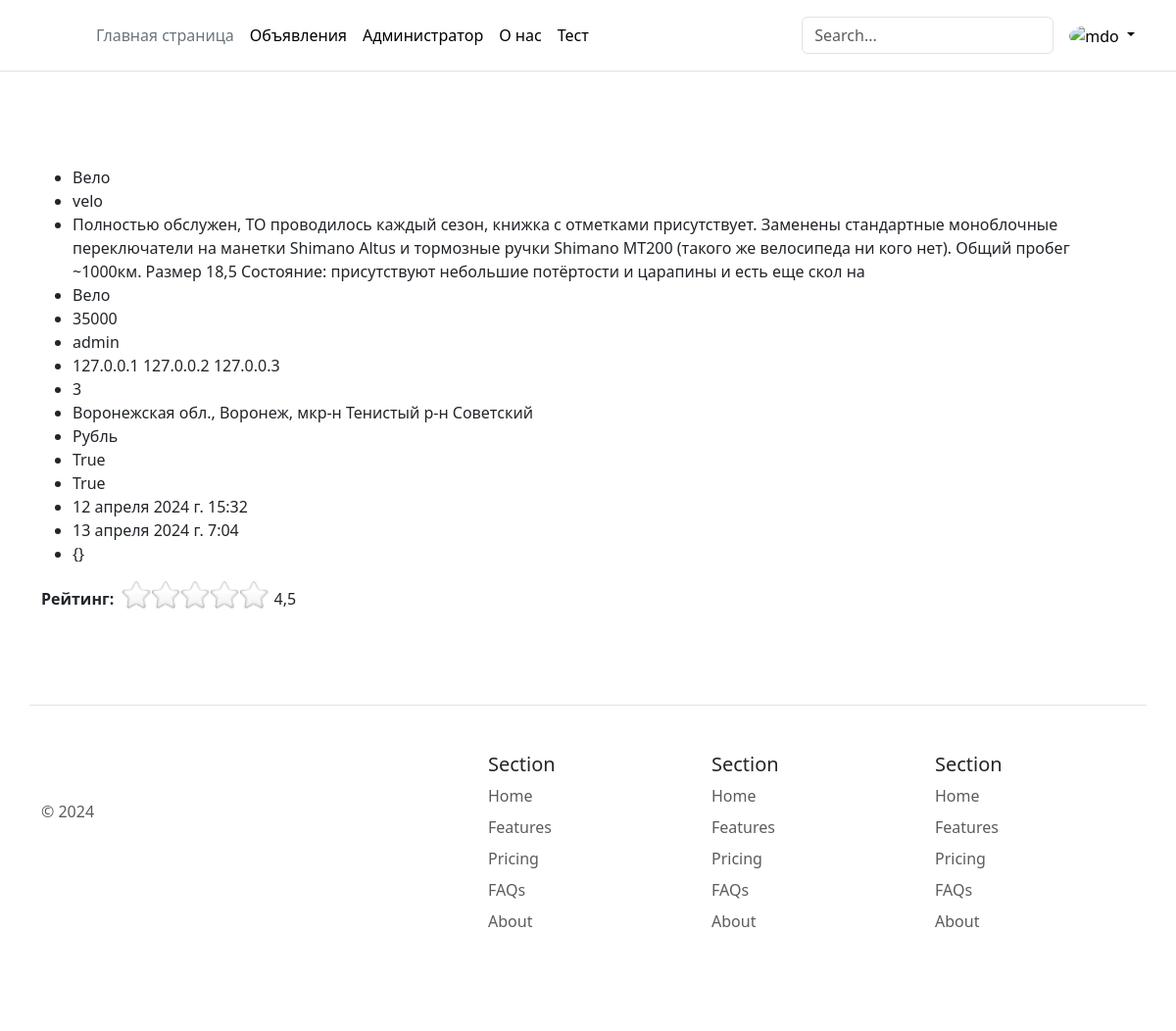
The page /products/2 (signed in) on the database its author committed.
### products/models.py (models this page shows, shortened)
class Card(models.Model):
    title = models.CharField(
        max_length=200,
        verbose_name="Заглавие",
        help_text="Укажите название продукта"
    )
    slug = models.SlugField(
        unique=True,
        verbose_name="Название",
        help_text="Укажите название латиницей"
    )
    description = models.TextField(
        verbose_name="Название",
        help_text="Укажите описание группы"
    )
    category = TreeForeignKey(
        'Category',
        on_delete=models.PROTECT,
        related_name='posts',
        verbose_name='Категория'
    )
    price = models.DecimalField(
        verbose_name='Стоимость',
        help_text = "Укажите стоимость продукта",
        max_digits=30,
        decimal_places=0,
        blank=True,
        null=True
    )
    author = models.ForeignKey(
        User,
        on_delete=models.PROTECT,
        related_name='posts',
        verbose_name='Автор',
        help_text="Автор поста"
    )
    number_of_views = models.ManyToManyField(
        Ip,
        related_name="card_views",
        blank=True,
        verbose_name="Просмотр",
        help_text="IP адрес, который просмотрел карточку товара"
    )
    address = models.CharField(
        max_length=200,
        verbose_name="Адрес",
        help_text="Укажите адрес, где находиться продукт"
    )
    currency = models.ForeignKey(
        Сurrency,
        on_delete=models.PROTECT,
        blank=True,
        null=True,
        related_name='currency',
        verbose_name='Валюта',
        help_text="Валюта продукта"
    )
    published = models.BooleanField(
        default=False,
        verbose_name='Флаг публикации',
        help_text="Опубликован продукт или нет"
    )
    moderation = models.BooleanField(
        default=False,
        verbose_name='Флаг публикации(модерации)',
        help_text="Публикуем ли объявление или нет"
    )
    pub_date = models.DateTimeField(
        verbose_name='Создано',
        auto_now_add=True
    )
    pub_date_now = models.DateTimeField(
        verbose_name='Обновлено',
        auto_now=True
    )
    meta = models.CharField(
        max_length=1024,
        verbose_name="Мета",
        help_text="Мета JSON"
    )
    class Meta:
        verbose_name = "Продукт"
        verbose_name_plural = "Продукты"

class Category(MPTTModel):
    title = models.CharField(
        max_length=50,
        unique=True,
        verbose_name='Название'
    )
    parent = TreeForeignKey(
        'self',
        on_delete=models.PROTECT,
        null=True,
        blank=True,
        related_name='children',
        db_index=True,
        verbose_name='Родительская категория'
    )
    slug = models.SlugField(
        verbose_name="Название категории",
        help_text="Укажите название латиницей"
    )
    pub_date = models.DateTimeField(
        verbose_name='Создано',
        auto_now_add=True
    )
    pub_date_now = models.DateTimeField(
        verbose_name='Обновлено',
        auto_now=True
    )
    class MPTTMeta:
        order_insertion_by = ['title']
    def __str__(self):
        return self.title
    class Meta:
        unique_together = [['parent', 'slug']]
        verbose_name = 'Категория'
        verbose_name_plural = 'Категории'

class Ip(models.Model):
    ip = models.CharField(max_length=15)
    pub_date = models.DateTimeField(
        verbose_name='Создано',
        auto_now_add=True
    )
    pub_date_now = models.DateTimeField(
        verbose_name='Обновлено',
        auto_now=True
    )
    def __str__(self):
        return self.ip
    class Meta:
        verbose_name = "IP адресс"
        verbose_name_plural = "IP адреса"

class Сurrency(models.Model):
    name_currency = models.CharField(
        max_length=200,
        verbose_name="Название валюты",
        help_text="Укажите название валюты"
    )
    char_currency = models.CharField(
        max_length=10,
        verbose_name="Символ валюты",
        help_text="Укажите значок валюты символом"
    )
    currency_image = models.ImageField(
        verbose_name='Картинка валюты',
        help_text="Указжите картинку валюты",
        upload_to='currency_image/',
        blank=True,
        null=True
    )
    pub_date = models.DateTimeField(
        verbose_name='Создано',
        auto_now_add=True
    )
    pub_date_now = models.DateTimeField(
        verbose_name='Обновлено',
        auto_now=True
    )
    def __str__(self):
        return self.name_currency
    class Meta:
        verbose_name = "Валюта"
        verbose_name_plural = "Валюты"

### products/views.py (the view)
# urls.py: path('products/', include('products.urls', namespace='products')),
def products(request, pk):
    card = get_object_or_404(Card, pk=pk)
    ratings = Rating.objects.filter(card=pk)
    rating_list = [rating.star.value for rating in ratings]
    ip = get_client_ip(request)
    if Ip.objects.filter(ip=ip).exists():
        card.number_of_views.add(Ip.objects.get(ip=ip))
    else:
        Ip.objects.create(ip=ip)
        card.number_of_views.add(Ip.objects.get(ip=ip))
    user = User.objects.get(username=request.user.username)
    author = User.objects.get(username=card.author.username)
    follow_list = Follow.objects.filter(user=user, author=author)
    favourites_list = Favourites.objects.filter(user=user, card=pk)
    if follow_list:
        follow_bool = follow_list[0].flag
    else:
        follow_bool = False
    if favourites_list:
        favourites_bool = favourites_list[0].flag
    else:
        favourites_bool = False
    if rating_list:
        rating = sum(rating_list) / len(rating_list)
    else:
        rating = 0
    context = {
        'card': card,
        'number': pk,
        'star_form': RatingForm(),
        'rating': rating,
        'follow_bool': follow_bool,
        'follow_displays': True if request.user.username != card.author.username else False,
        'favourites_bool': favourites_bool
    }
    return render(request, 'products/products.html', context)

### products/forms.py
class RatingForm(forms.ModelForm):
    star = forms.ModelChoiceField(
        queryset=RatingStar.objects.all(),
        widget=forms.RadioSelect(),
        empty_label=None
    )
    class Meta:
        model = Rating
        fields = ("star",)

### products/models.py (called while the page is built)
    def __str__(self):
        return f'{self.value}'

### products/views.py (called while the page is built)
def get_client_ip(request):
    x_forwarded_for = request.META.get('HTTP_X_FORWARDED_FOR')
    if x_forwarded_for:
        ip = x_forwarded_for.split(',')[0]
    else:
        ip = request.META.get('REMOTE_ADDR')
    return ip

### templates/products/products.html (shortened to what this page needs)
{% extends 'base.html' %}
{% block content %}
<br>
<article>
   <ul>
      <li>
        {{ card.title }}
      </li>
      <li>
         {{ card.slug }}
      </li>
       <li>
         {{ card.description }}
      </li>
      <li>
          {{ card.category }}
      </li>
       <li>
           {{ card.price }}
      </li>
      <li>
          {{ card.author }}
      </li>
       <li>
           {% for i in card.number_of_views.all %}
           {{ i }}
           {% endfor %}
      </li>
       <li>
           {{ card.number_of_views.all|length }}
      </li>
      <li>
          {{ card.address }}
      </li>
       <li>
           {{ card.currency }}
      </li>
      <li>
          {{ card.published }}
      </li>
       <li>
           {{ card.moderation }}
      </li>
      <li>
          {{ card.pub_date }}
      </li>
       <li>
           {{ card.pub_date_now }}
      </li>
      <li>
          {{ card.meta }}
      </li>
   </ul>
</article>
<form action="{% url 'products:add_rating' %}" method="POST" name="rating">
    <b>Рейтинг:</b>
    <span class="rating">
        {% for k, v in star_form.fields.star.choices %}
            <label for="rating{{ v }}">{{ k }}</label>
        {% endfor %}
    </span>
    <span class="editContent">{{ rating }}</span>
</form>
{% endblock %}

### rows shown on the page
Card: title "Вело", slug "velo", description "Полностью обслужен, ТО проводилось каждый сезон, книжка с отметками присутствует. Заменены стандартные моноблочные переключатели на манетки Shimano Altus и тормозные ручки Shimano MT200 (такого же велосипеда ни кого нет). Общий пробег ~1000км. Размер 18,5 Состояние: присутствуют небольшие потёртости и царапины и есть еще скол на", category "Вело", price "35000", author "admin", number_of_views.all|length "3", address "Воронежская обл., Воронеж, мкр-н Тенистый р-н Советский", currency "Рубль", published "True", moderation "True", pub_date "12 апреля 2024 г. 15:32", pub_date_now "13 апреля 2024 г. 7:04", meta "{}"
Ip: ip "127.0.0.1"
Ip: ip "127.0.0.2"
Ip: ip "127.0.0.3"

### other values the page prints
{{ rating }} "4,5"
